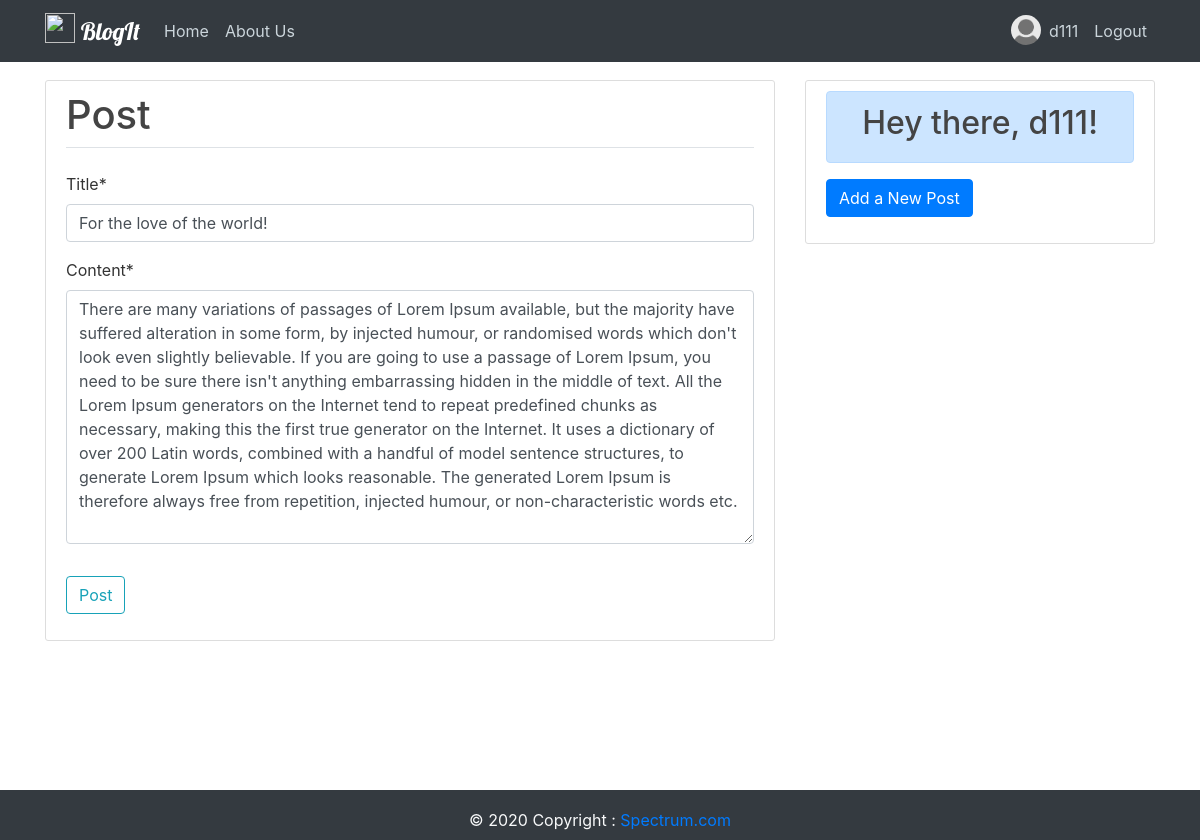
The page /post/9/update/ (signed in) on the database its author committed.
### users/models.py (models this page shows, shortened)
class Profile(models.Model):
    user = models.OneToOneField(User, on_delete=models.CASCADE)
    image = models.ImageField(default='default.jpg',upload_to='profile_pics')

### socialmedia/models.py (models this page shows, shortened)
class Post(models.Model):
    title = models.CharField(max_length=200)
    content = models.TextField()
    date_posted = models.DateTimeField(default=timezone.now)
    author = models.ForeignKey(User, on_delete=models.CASCADE)

### socialmedia/views.py (the view, shortened to what this page needs)
# urls.py: path('post/<int:pk>/update/', PostUpdateView.as_view(), name='post-update'),
class PostUpdateView(LoginRequiredMixin, UserPassesTestMixin, UpdateView):
    model = Post
    fields = ['title', 'content']
    def test_func(self):
        post = self.get_object()
        if self.request.user == post.author:
            return True
        else:
            False

### socialmedia/templates/socialmedia/post_form.html (shortened to what this page needs)
{% extends "socialmedia/base.html" %}
{% load crispy_forms_tags %}
{% block content %}
    <div class="content-section">
        <form method="POST">
            <fieldset class="form-group">
                <legend class="border-bottom mb-4"><h1>Post</h1></legend>
                {{ form|crispy }}
            </fieldset>
            <div class="form-group">
                <button class="btn btn-outline-info" type="submit">Post</button>
            </div>
        </form>
    </div>
{% endblock content %}

### socialmedia/templates/socialmedia/base.html (shortened to what this page needs)
{% load static %}
<!DOCTYPE html>
<html lang="en">
<head>
    <link rel="stylesheet" href="https://maxcdn.bootstrapcdn.com/bootstrap/4.0.0/css/bootstrap.min.css">
    <link rel="stylesheet" type="text/css" href="{% static 'socialmedia/main.css' %}">
    <link rel="stylesheet" type="text/css" href="{% static 'socialmedia/footer.css' %}">
</head>
<body>
    <header class="site-header">
        <nav class="navbar navbar-expand-md navbar-dark bg-dark fixed-top">
        <div class="container">
            <a class="navbar-brand" href="{% url 'sm-home' %}">
              <img src="{% static 'socialmedia/logo.png' %}" width="30" height="30" class="d-inline-block align-top" alt="">
              <span style="font-family: 'Lobster', cursive;font-size: x-large">BlogIt</span>
            </a>
            <div class="collapse navbar-collapse" id="navbarToggle">
            <div class="navbar-nav mr-auto">
                <a class="nav-item nav-link" href="{%url 'sm-home' %}">Home</a>
                <a class="nav-item nav-link" href="{%url 'sm-about' %}">About Us</a>
            </div>
            <div class="navbar-nav">
              {% if user.is_authenticated %}
                <img class="rounded-circle mt-1" height=30 width=30 src="{{ user.profile.image.url }}">
                <a class="nav-item nav-link" href="{% url 'profile' %}">{{ user.username }}</a>
                <a class="nav-item nav-link" href="{% url 'logout' %}">Logout</a>
              {% else %}
                <a class="nav-item nav-link" href="{% url 'login' %}">Login</a>
                <a class="nav-item nav-link" href="{% url 'register' %}">Register</a>
              {% endif %}
            </div>
            </div>
        </div>
        </nav>
    </header>
    <main role="main" class="container">
        <div class="row">
          <div class="col-md-8">
            {% block content %}{% endblock %}
          </div>
          <div class="col-md-4">
            <div class="content-section">
              {% if user.is_authenticated %}
              <div class="alert alert-primary text-dark text-center" role="alert">
                  <h2>Hey there, {{ user.username }}!</h2>
              </div>
              <a class="btn btn-primary" href="{% url 'post-create' %}">Add a New Post</a>
              {% else %}
              <div class="alert alert-info text-dark text-center" role="alert">
               <h2> Welcome to <span style="font-family: 'Lobster', cursive;">Spectrum</span>!</h2>
               <a class="btn btn-primary mt-2" href="">Sign Up Now</a>
              </div>
              {% endif %}
            </div>
          </div>
        </div>
      </main>
      <footer class="footer">
        <div class="bg-dark text-center" style="width: 100%;" >
          <span class="text-light">© 2020 Copyright : </span>
          <a class="text-primary" href="{% url 'sm-home' %}">Spectrum.com</a>
        </div>
      </footer>
</body>
</html>

### socialmedia/static/socialmedia/main.css (style rules this page uses)
body { background: white; color: #333333; margin-top: 5rem; margin-bottom: 60px; }
h1, h2, h3, h4, h5, h6 { color: #444444; }
.site-header .navbar-nav .nav-link { color: #cbd5db; }
.content-section { background: #ffffff; padding: 10px 20px; border: 1px solid #dddddd; border-radius: 3px; margin-bottom: 20px; }

### socialmedia/static/socialmedia/footer.css (style rules this page uses)
html { position: relative; min-height: 100%; }
body { margin-bottom: 50px; }
.footer { position: absolute; bottom: 0; width: 100%; height: 50px; line-height: 60px; background-color: #f5f5f5; }

### rows shown on the page
Post: title "For the love of the world!", content "There are many variations of passages of Lorem Ipsum available, but the majority have suffered alteration in some form, by injected humour, or randomised words which don't look even slightly believable. If you are going to use a passage of Lorem Ipsum, you need to be sure there isn't anything embarrassing hidden in the middle of text. All the Lorem Ipsum generators on the Internet tend to repeat predefined chunks as necessary, making this the first true generator on the Internet. It uses a dictionary of over 200 Latin words, combined with a handful of model sentence structures, to generate Lorem Ipsum which looks reasonable. The generated Lorem Ipsum is therefore always free from…"

### other values the page prints
{{ user.username }} "d111"
